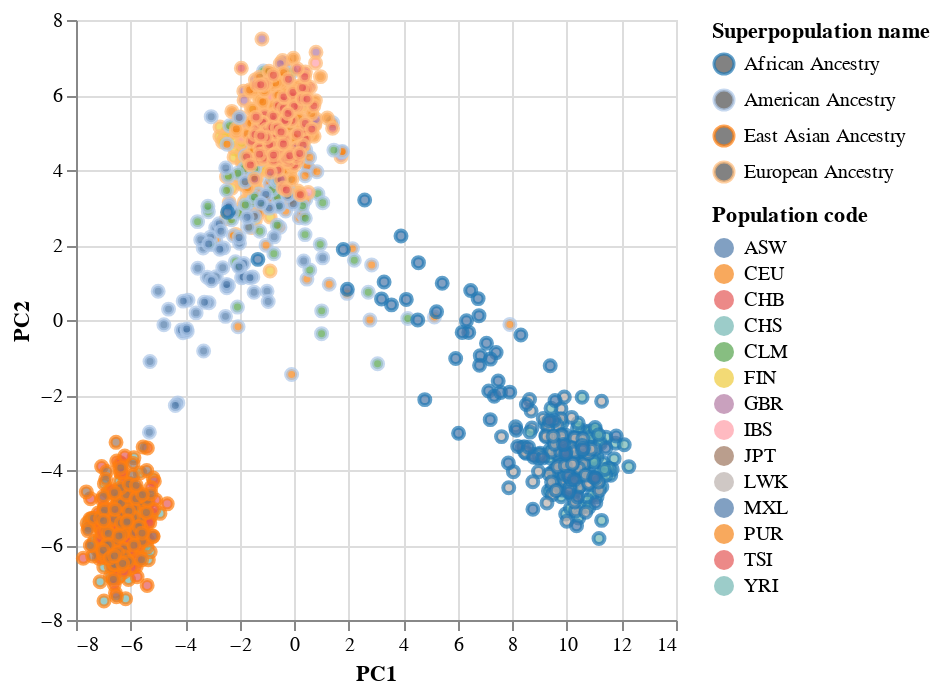

Write notebook code for a chart like this one.
### Markdown cell above
## Plot PCA with superpopulation category as the color outline and population code as the fill color

### Code cell
# Suppress all warnings
warnings.filterwarnings('ignore', category = FutureWarning)
alt.Chart(df_plot).mark_point().encode(
    x='PC1',
    y='PC2',
    color=alt.Color('Superpopulation name', scale=alt.Scale(scheme='category20')),
    fill='Population code'
)

### Figure 1 — Vega-Lite specification as saved in the notebook (floating-point values rounded to 4 significant figures; data arrays with more than 128 entries replaced by an {"elided": "..."} marker saying what was removed)
{"config": {"view": {"continuousWidth": 300, "continuousHeight": 300}}, "data": {"name": "data-34827a3b19674cd4c216b8d6d92cd71f"}, "mark": {"type": "point"}, "encoding": {"color": {"field": "Superpopulation name", "scale": {"scheme": "category20"}, "type": "nominal"}, "fill": {"field": "Population code", "type": "nominal"}, "x": {"field": "PC1", "type": "quantitative"}, "y": {"field": "PC2", "type": "quantitative"}}, "$schema": "https://vega.github.io/schema/vega-lite/v5.8.0.json", "datasets": {"data-34827a3b19674cd4c216b8d6d92cd71f": {"elided": "1092 records"}}}
